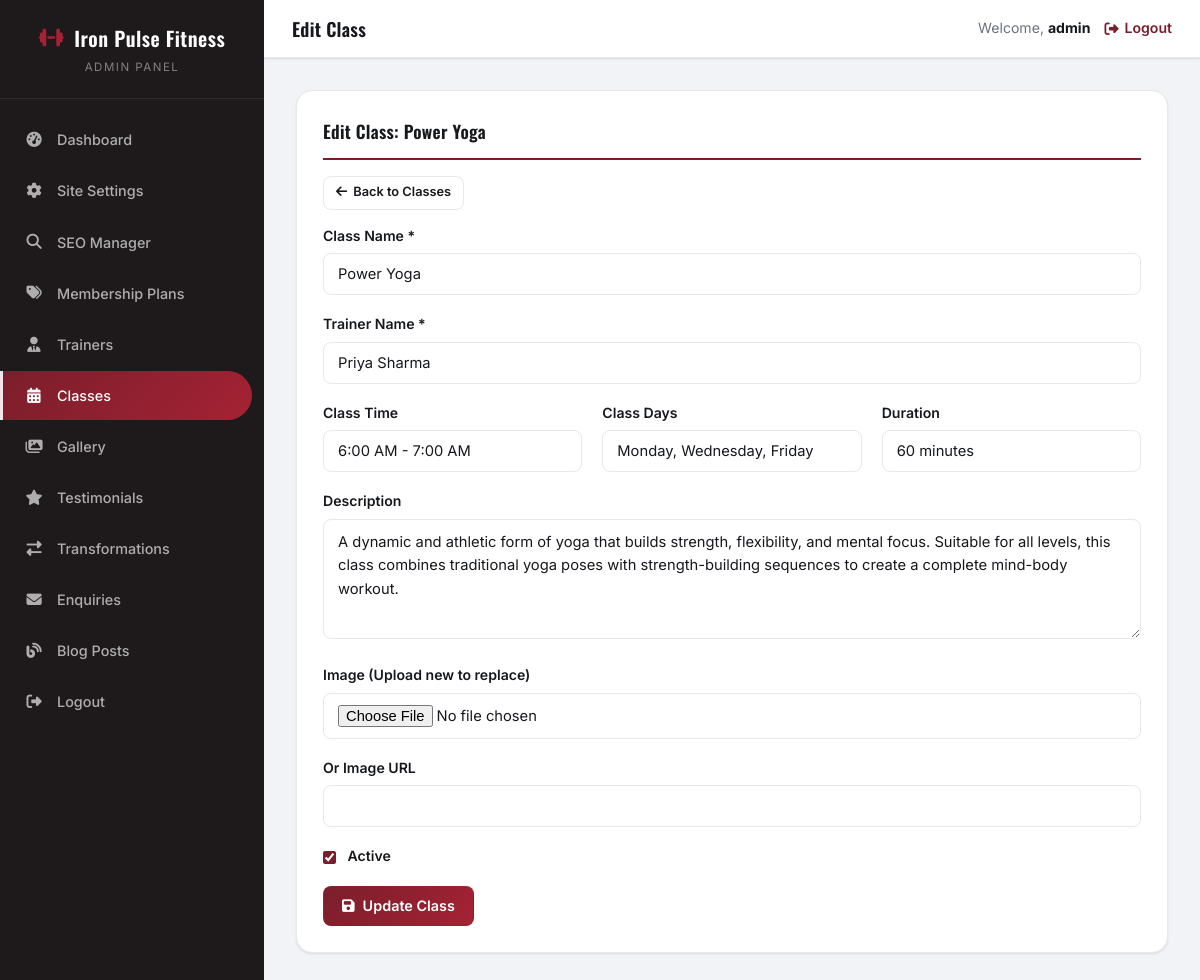
/admin/class-edit.php?id=1 (signed in), run on the app's committed database.
### tables this page shows
CREATE TABLE `site_settings` (
  `id` INT(11) UNSIGNED NOT NULL AUTO_INCREMENT,
  `setting_key` VARCHAR(100) NOT NULL,
  `setting_value` TEXT,
  PRIMARY KEY (`id`),
  UNIQUE KEY `setting_key` (`setting_key`)
);

CREATE TABLE `classes` (
  `id` INT(11) UNSIGNED NOT NULL AUTO_INCREMENT,
  `class_name` VARCHAR(100) NOT NULL,
  `trainer_name` VARCHAR(100) NOT NULL,
  `class_time` VARCHAR(50) NOT NULL,
  `class_days` VARCHAR(100) NOT NULL,
  `duration` VARCHAR(50) NOT NULL,
  `description` TEXT DEFAULT NULL,
  `image` VARCHAR(255) DEFAULT NULL,
  `is_active` TINYINT(1) NOT NULL DEFAULT 1,
  `created_at` TIMESTAMP NOT NULL DEFAULT CURRENT_TIMESTAMP,
  `updated_at` TIMESTAMP NOT NULL DEFAULT CURRENT_TIMESTAMP ON UPDATE CURRENT_TIMESTAMP,
  PRIMARY KEY (`id`)
);

### functions.php (called while the page is built, shortened)
<?php
require_once __DIR__ . '/config.php';
function getSetting(string $key): ?string {
    global $pdo;
    static $cache = [];
    try {
        $stmt = $pdo->prepare("SELECT setting_value FROM site_settings WHERE setting_key = :key LIMIT 1");
        $stmt->execute([':key' => $key]);
        $result = $stmt->fetchColumn();
        $cache[$key] = $result !== false ? $result : null;
        return $cache[$key];
    } catch (PDOException $e) {
        return null;
    }
}
function e(?string $text): string {
    return htmlspecialchars($text ?? '', ENT_QUOTES, 'UTF-8');
}

### admin/class-edit.php (the view, shortened to what this page needs)
<?php
require_once '../config.php';
require_once '../functions.php';
$pageTitle = 'Edit Class';
$id = (int)($_GET['id'] ?? 0);
try {
    $stmt = $pdo->prepare("SELECT * FROM classes WHERE id = :id");
    $stmt->execute([':id' => $id]);
    $class = $stmt->fetch();
} catch (PDOException $e) {
    redirect('classes.php');
}
include 'includes/admin-header.php';
?>
<div class="admin-card">
    <h3 class="section-title">Edit Class: <?php echo e($class['class_name']); ?></h3>
    <a href="classes.php" class="btn btn-secondary btn-sm" style="margin-bottom:15px;"><i class="fas fa-arrow-left"></i> Back to Classes</a>
    <form method="POST" action="" enctype="multipart/form-data">
        <div class="form-group">
            <label for="class_name">Class Name *</label>
            <input type="text" id="class_name" name="class_name" required value="<?php echo e($class['class_name']); ?>">
        </div>
        <div class="form-group">
            <label for="trainer_name">Trainer Name *</label>
            <input type="text" id="trainer_name" name="trainer_name" required value="<?php echo e($class['trainer_name']); ?>">
        </div>
        <div style="display: grid; grid-template-columns: repeat(auto-fit, minmax(200px, 1fr)); gap: 20px;">
            <div class="form-group">
                <label for="class_time">Class Time</label>
                <input type="text" id="class_time" name="class_time" value="<?php echo e($class['class_time']); ?>">
            </div>
            <div class="form-group">
                <label for="class_days">Class Days</label>
                <input type="text" id="class_days" name="class_days" value="<?php echo e($class['class_days']); ?>">
            </div>
            <div class="form-group">
                <label for="duration">Duration</label>
                <input type="text" id="duration" name="duration" value="<?php echo e($class['duration']); ?>">
            </div>
        </div>
        <div class="form-group">
            <label for="description">Description</label>
            <textarea id="description" name="description" rows="4"><?php echo e($class['description'] ?? ''); ?></textarea>
        </div>
        <div class="form-group">
            <label for="image">Image (Upload new to replace)</label>
            <input type="file" id="image" name="image" accept="image/jpeg,image/png,image/webp">
        </div>
        <div class="form-group">
            <label for="image_url">Or Image URL</label>
            <input type="text" id="image_url" name="image_url" value="<?php echo e($class['image'] ?? ''); ?>">
        </div>
        <div class="form-group">
            <label><input type="checkbox" name="is_active" value="1" <?php echo $class['is_active'] ? 'checked' : ''; ?>> Active</label>
        </div>
        <button type="submit" class="btn btn-primary"><i class="fas fa-save"></i> Update Class</button>
    </form>
</div>
<?php include 'includes/admin-footer.php'; ?>

### admin/includes/admin-header.php (shortened to what this page needs)
<?php
require_once __DIR__ . '/../../config.php';
require_once __DIR__ . '/../../functions.php';
$currentPage = basename($_SERVER['PHP_SELF']);
$gymName = getSetting('gym_name') ?? 'Gym Admin';
?>
<!DOCTYPE html>
<html lang="en">
<head>
    <link rel="stylesheet" href="https://cdnjs.cloudflare.com/ajax/libs/font-awesome/6.4.0/css/all.min.css">
    <link rel="stylesheet" href="../assets/css/admin.css?v=<?php echo @filemtime(__DIR__ . '/../../assets/css/admin.css'); ?>">
</head>
<body>
<div class="admin-panel">
    <aside class="admin-sidebar" id="adminSidebar">
        <div class="sidebar-brand">
            <h2><i class="fas fa-dumbbell"></i> <?php echo e($gymName); ?></h2>
            <small>Admin Panel</small>
        </div>
        <ul class="sidebar-nav">
            <li><a href="dashboard.php" class="<?php echo $currentPage === 'dashboard.php' ? 'active' : ''; ?>"><i class="fas fa-tachometer-alt"></i> Dashboard</a></li>
            <li><a href="settings.php" class="<?php echo $currentPage === 'settings.php' ? 'active' : ''; ?>"><i class="fas fa-cog"></i> Site Settings</a></li>
            <li><a href="seo-manager.php" class="<?php echo $currentPage === 'seo-manager.php' ? 'active' : ''; ?>"><i class="fas fa-search"></i> SEO Manager</a></li>
            <li><a href="plans.php" class="<?php echo in_array($currentPage, ['plans.php', 'plan-add.php', 'plan-edit.php']) ? 'active' : ''; ?>"><i class="fas fa-tags"></i> Membership Plans</a></li>
            <li><a href="trainers.php" class="<?php echo in_array($currentPage, ['trainers.php', 'trainer-add.php', 'trainer-edit.php']) ? 'active' : ''; ?>"><i class="fas fa-user-tie"></i> Trainers</a></li>
            <li><a href="classes.php" class="<?php echo in_array($currentPage, ['classes.php', 'class-add.php', 'class-edit.php']) ? 'active' : ''; ?>"><i class="fas fa-calendar-alt"></i> Classes</a></li>
            <li><a href="gallery.php" class="<?php echo $currentPage === 'gallery.php' ? 'active' : ''; ?>"><i class="fas fa-images"></i> Gallery</a></li>
            <li><a href="testimonials.php" class="<?php echo $currentPage === 'testimonials.php' ? 'active' : ''; ?>"><i class="fas fa-star"></i> Testimonials</a></li>
            <li><a href="transformations.php" class="<?php echo $currentPage === 'transformations.php' ? 'active' : ''; ?>"><i class="fas fa-exchange-alt"></i> Transformations</a></li>
            <li><a href="enquiries.php" class="<?php echo $currentPage === 'enquiries.php' ? 'active' : ''; ?>"><i class="fas fa-envelope"></i> Enquiries</a></li>
            <li><a href="blog-manager.php" class="<?php echo in_array($currentPage, ['blog-manager.php', 'blog-add.php', 'blog-edit.php']) ? 'active' : ''; ?>"><i class="fas fa-blog"></i> Blog Posts</a></li>
            <li><a href="logout.php"><i class="fas fa-sign-out-alt"></i> Logout</a></li>
        </ul>
    </aside>
    <div class="admin-content">
        <div class="admin-topbar">
            <h3><?php echo e($pageTitle ?? 'Admin Panel'); ?></h3>
            <div class="admin-user">
                <span>Welcome, <strong><?php echo e($_SESSION['admin_username'] ?? 'Admin'); ?></strong></span>
                <a href="logout.php"><i class="fas fa-sign-out-alt"></i> Logout</a>
            </div>
        </div>
        <div class="admin-main">

### data on the page
site_settings: setting_value "Iron Pulse Fitness"
classes: class_name "Power Yoga", trainer_name "Priya Sharma", class_time "6:00 AM - 7:00 AM", class_days "Monday, Wednesday, Friday", duration "60 minutes", description "A dynamic and athletic form of yoga that builds strength, flexibility, and mental focus. Suitable for all levels, this class combines traditional yoga poses with strength-building sequences to create a complete mind-body workout.", is_active "☑"

### other printed values
$pageTitle "Edit Class"
$_SESSION['admin_username'] "admin"
